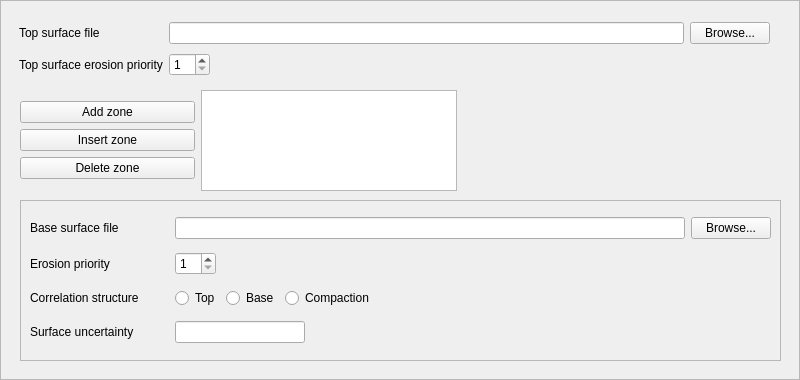
         <widget class="QFrame" name="backgroundMultizoneFrame">
          <property name="sizePolicy">
           <sizepolicy hsizetype="Minimum" vsizetype="Minimum">
            <horstretch>0</horstretch>
            <verstretch>0</verstretch>
           </sizepolicy>
          </property>
          <property name="minimumSize">
           <size>
            <width>800</width>
            <height>380</height>
           </size>
          </property>
          <property name="frameShape">
           <enum>QFrame::StyledPanel</enum>
          </property>
          <property name="frameShadow">
           <enum>QFrame::Raised</enum>
          </property>
          <widget class="QWidget" name="gridLayoutWidget_2">
           <property name="geometry">
            <rect>
             <x>19</x>
             <y>19</y>
             <width>751</width>
             <height>62</height>
            </rect>
           </property>
           <layout class="QGridLayout" name="gridLayout_2">
            <item row="0" column="0">
             <widget class="QLabel" name="topSurfaceFileLabel">
              <property name="toolTip">
               <string>&lt;qt&gt;The time top surface file.</string>
              </property>
              <property name="text">
               <string>Top surface file</string>
              </property>
             </widget>
            </item>
            <item row="0" column="1">
             <widget class="QLineEdit" name="topSurfaceFileLineEdit">
              <property name="toolTip">
               <string>&lt;qt&gt;The time top surface file.</string>
              </property>
             </widget>
            </item>
            <item row="0" column="2">
             <widget class="QPushButton" name="topSurfaceFileBrowsePushButton">
              <property name="toolTip">
               <string>&lt;qt&gt;The time top surface file.</string>
              </property>
              <property name="text">
               <string>Browse...</string>
              </property>
             </widget>
            </item>
            <item row="1" column="0">
             <widget class="QLabel" name="topPriorityLabel">
              <property name="toolTip">
               <string>&lt;!DOCTYPE HTML PUBLIC &quot;-//W3C//DTD HTML 4.0//EN&quot; &quot;http://www.w3.org/TR/REC-html40/strict.dtd&quot;&gt;
&lt;html&gt;&lt;head&gt;&lt;meta name=&quot;qrichtext&quot; content=&quot;1&quot; /&gt;&lt;style type=&quot;text/css&quot;&gt;
p, li { white-space: pre-wrap; }
&lt;/style&gt;&lt;/head&gt;&lt;body style=&quot; font-family:'Sans Serif'; font-size:10pt; font-weight:400; font-style:normal;&quot;&gt;
&lt;p style=&quot; margin-top:0px; margin-bottom:0px; margin-left:0px; margin-right:0px; -qt-block-indent:0; text-indent:0px;&quot;&gt;Erosion priority of the top surface file. The top surface file and all base surface files in the zones need to be given &lt;span style=&quot; text-decoration: underline;&quot;&gt;different&lt;/span&gt; priority.&lt;/p&gt;&lt;/body&gt;&lt;/html&gt;</string>
              </property>
              <property name="text">
               <string>Top surface erosion priority</string>
              </property>
             </widget>
            </item>
            <item row="1" column="1">
             <layout class="QHBoxLayout" name="horizontalLayout_3">
              <item>
               <widget class="QSpinBox" name="topPrioritySpinBox">
                <property name="toolTip">
                 <string>&lt;!DOCTYPE HTML PUBLIC &quot;-//W3C//DTD HTML 4.0//EN&quot; &quot;http://www.w3.org/TR/REC-html40/strict.dtd&quot;&gt;&lt;html&gt;&lt;head&gt;&lt;meta name=&quot;qrichtext&quot; content=&quot;1&quot; /&gt;&lt;style type=&quot;text/css&quot;&gt;
p, li { white-space: pre-wrap; }
&lt;/style&gt;&lt;/head&gt;&lt;body style=&quot; font-family:'Sans Serif'; font-size:10pt; font-weight:400; font-style:normal;&quot;&gt;
&lt;p style=&quot; margin-top:0px; margin-bottom:0px; margin-left:0px; margin-right:0px; -qt-block-indent:0; text-indent:0px;&quot;&gt;Erosion priority of the top surface file. The top surface file and all base surface files in the zones need to be given &lt;span style=&quot; text-decoration: underline;&quot;&gt;different&lt;/span&gt; priority.&lt;/p&gt;&lt;/body&gt;&lt;/html&gt;</string>
                </property>
                <property name="minimum">
                 <number>1</number>
                </property>
               </widget>
              </item>
              <item>
               <spacer name="horizontalSpacer_10">
                <property name="orientation">
                 <enum>Qt::Horizontal</enum>
                </property>
                <property name="sizeType">
                 <enum>QSizePolicy::Minimum</enum>
                </property>
                <property name="sizeHint" stdset="0">
                 <size>
                  <width>190</width>
                  <height>20</height>
                 </size>
                </property>
               </spacer>
              </item>
              <item>
               <spacer name="horizontalSpacer_5">
                <property name="orientation">
                 <enum>Qt::Horizontal</enum>
                </property>
                <property name="sizeHint" stdset="0">
                 <size>
                  <width>190</width>
                  <height>20</height>
                 </size>
                </property>
               </spacer>
              </item>
             </layout>
            </item>
           </layout>
          </widget>
          <widget class="QWidget" name="horizontalLayoutWidget_3">
           <property name="geometry">
            <rect>
             <x>20</x>
             <y>90</y>
             <width>751</width>
             <height>101</height>
            </rect>
           </property>
           <layout class="QHBoxLayout" name="horizontalLayout_4">
            <item>
             <layout class="QVBoxLayout" name="verticalLayout">
              <item>
               <layout class="QGridLayout" name="gridLayout_6">
                <item row="0" column="0">
                 <widget class="QPushButton" name="addZonePushButton">
                  <property name="minimumSize">
                   <size>
                    <width>175</width>
                    <height>0</height>
                   </size>
                  </property>
                  <property name="toolTip">
                   <string>Add a new zone to the multizone background model. The zones have to be given in descending order in the reservoir. The added zone is the zone furthest down in the model/reservoir, and must have a surface uncertainty equal to zero.</string>
                  </property>
                  <property name="text">
                   <string>Add zone</string>
                  </property>
                 </widget>
                </item>
                <item row="2" column="0">
                 <widget class="QPushButton" name="deleteZonePushButton">
                  <property name="toolTip">
                   <string>&lt;qt&gt;Delete a zone in the multizone background model. </string>
                  </property>
                  <property name="text">
                   <string>Delete zone</string>
                  </property>
                 </widget>
                </item>
                <item row="1" column="0">
                 <layout class="QHBoxLayout" name="horizontalLayout_18">
                  <item>
                   <widget class="QPushButton" name="insertZonePushButton">
                    <property name="toolTip">
                     <string>&lt;qt&gt;Insert a new zone in the multizone background model. The zone will be inserted above the currently marked zone. The zones have to be given in descending order in the reservoir. The inserted zone must be placed correctly according to its location.</string>
                    </property>
                    <property name="text">
                     <string>Insert zone</string>
                    </property>
                   </widget>
                  </item>
                 </layout>
                </item>
               </layout>
              </item>
             </layout>
            </item>
            <item>
             <widget class="QListWidget" name="zoneListWidget">
              <property name="sizePolicy">
               <sizepolicy hsizetype="Fixed" vsizetype="Fixed">
                <horstretch>0</horstretch>
                <verstretch>0</verstretch>
               </sizepolicy>
              </property>
              <property name="minimumSize">
               <size>
                <width>0</width>
                <height>0</height>
               </size>
              </property>
              <property name="toolTip">
               <string>List of all zones in the multizone background model. The zone order corresponds to the zone order in the reservoar,</string>
              </property>
             </widget>
            </item>
            <item>
             <layout class="QHBoxLayout" name="horizontalLayout_17">
              <item>
               <spacer name="horizontalSpacer_13">
                <property name="orientation">
                 <enum>Qt::Horizontal</enum>
                </property>
                <property name="sizeHint" stdset="0">
                 <size>
                  <width>12</width>
                  <height>20</height>
                 </size>
                </property>
               </spacer>
              </item>
             </layout>
            </item>
           </layout>
          </widget>
          <widget class="QFrame" name="zoneFrame">
           <property name="geometry">
            <rect>
             <x>20</x>
             <y>200</y>
             <width>761</width>
             <height>161</height>
            </rect>
           </property>
           <property name="frameShape">
            <enum>QFrame::StyledPanel</enum>
           </property>
           <property name="frameShadow">
            <enum>QFrame::Raised</enum>
           </property>
           <widget class="QWidget" name="gridLayoutWidget_3">
            <property name="geometry">
             <rect>
              <x>10</x>
              <y>10</y>
              <width>741</width>
              <height>141</height>
             </rect>
            </property>
            <layout class="QGridLayout" name="gridLayout_4">
             <item row="0" column="0">
              <widget class="QLabel" name="baseSurfaceFileLabel">
               <property name="toolTip">
                <string>&lt;qt&gt;The base surface file of the given zone in the multizone background model.</string>
               </property>
               <property name="text">
                <string>Base surface file</string>
               </property>
              </widget>
             </item>
             <item row="2" column="0">
              <widget class="QLabel" name="correlationStructureLabel">
               <property name="toolTip">
                <string>&lt;qt&gt;The correlation structure of the given zone.</string>
               </property>
               <property name="text">
                <string>Correlation structure</string>
               </property>
              </widget>
             </item>
             <item row="3" column="0">
              <widget class="QLabel" name="surfaceUncertaintyLabel">
               <property name="toolTip">
                <string>&lt;qt&gt; Beta distributed uncertainty for the base surface of the given zone. Needs to be zero for the surface in the last zone, which is the zone furthest down in the reservoir.</string>
               </property>
               <property name="text">
                <string>Surface uncertainty</string>
               </property>
              </widget>
             </item>
             <item row="0" column="2">
              <widget class="QLineEdit" name="baseSurfaceFileLineEdit">
               <property name="toolTip">
                <string>&lt;qt&gt;The base surface file of the given zone in the multizone background model.</string>
               </property>
              </widget>
             </item>
             <item row="0" column="3">
              <widget class="QPushButton" name="baseSurfaceFileBrowsePushButton">
               <property name="toolTip">
                <string>&lt;qt&gt;The base surface file of the given zone in the multizone background model.</string>
               </property>
               <property name="text">
                <string>Browse...</string>
               </property>
              </widget>
             </item>
             <item row="2" column="2">
              <layout class="QHBoxLayout" name="horizontalLayout_5">
               <item>
                <widget class="QRadioButton" name="topCorrelationRadioButton">
                 <property name="toolTip">
                  <string>&lt;qt&gt;Top correlation structure.</string>
                 </property>
                 <property name="text">
                  <string>Top</string>
                 </property>
                </widget>
               </item>
               <item>
                <widget class="QRadioButton" name="baseCorrelationRadioButton">
                 <property name="toolTip">
                  <string>&lt;qt&gt;Base correlation structure.</string>
                 </property>
                 <property name="text">
                  <string>Base</string>
                 </property>
                </widget>
               </item>
               <item>
                <widget class="QRadioButton" name="compactionCorrelationRadioButton">
                 <property name="toolTip">
                  <string>&lt;qt&gt;Compaction correlation structure.</string>
                 </property>
                 <property name="text">
                  <string>Compaction</string>
                 </property>
                </widget>
               </item>
               <item>
                <spacer name="horizontalSpacer_7">
                 <property name="orientation">
                  <enum>Qt::Horizontal</enum>
                 </property>
                 <property name="sizeHint" stdset="0">
                  <size>
                   <width>40</width>
                   <height>20</height>
                  </size>
                 </property>
                </spacer>
               </item>
              </layout>
             </item>
             <item row="3" column="2">
              <layout class="QHBoxLayout" name="horizontalLayout_6">
               <item>
                <widget class="QLineEdit" name="surfaceUncertaintyLineEdit">
                 <property name="toolTip">
                  <string>&lt;qt&gt; Beta distributed uncertainty for the base surface of the given zone. Needs to be zero for the surface in the last zone, which is the zone furthest down in the reservoir.</string>
                 </property>
                </widget>
               </item>
               <item>
                <spacer name="horizontalSpacer_8">
                 <property name="orientation">
                  <enum>Qt::Horizontal</enum>
                 </property>
                 <property name="sizeType">
                  <enum>QSizePolicy::Minimum</enum>
                 </property>
                 <property name="sizeHint" stdset="0">
                  <size>
                   <width>190</width>
                   <height>20</height>
                  </size>
                 </property>
                </spacer>
               </item>
               <item>
                <spacer name="horizontalSpacer_12">
                 <property name="orientation">
                  <enum>Qt::Horizontal</enum>
                 </property>
                 <property name="sizeType">
                  <enum>QSizePolicy::Minimum</enum>
                 </property>
                 <property name="sizeHint" stdset="0">
                  <size>
                   <width>190</width>
                   <height>20</height>
                  </size>
                 </property>
                </spacer>
               </item>
              </layout>
             </item>
             <item row="1" column="2">
              <layout class="QHBoxLayout" name="horizontalLayout_15">
               <item>
                <widget class="QSpinBox" name="basePrioritySpinBox">
                 <property name="toolTip">
                  <string>&lt;qt&gt;Erosion priority of the base surface file of the given zone. The top surface file and all base surface files in the zones need to be given different priority.</string>
                 </property>
                 <property name="minimum">
                  <number>1</number>
                 </property>
                </widget>
               </item>
               <item>
                <spacer name="horizontalSpacer_11">
                 <property name="orientation">
                  <enum>Qt::Horizontal</enum>
                 </property>
                 <property name="sizeType">
                  <enum>QSizePolicy::Expanding</enum>
                 </property>
                 <property name="sizeHint" stdset="0">
                  <size>
                   <width>190</width>
                   <height>20</height>
                  </size>
                 </property>
                </spacer>
               </item>
               <item>
                <spacer name="horizontalSpacer_9">
                 <property name="orientation">
                  <enum>Qt::Horizontal</enum>
                 </property>
                 <property name="sizeType">
                  <enum>QSizePolicy::Minimum</enum>
                 </property>
                 <property name="sizeHint" stdset="0">
                  <size>
                   <width>190</width>
                   <height>20</height>
                  </size>
                 </property>
                </spacer>
               </item>
              </layout>
             </item>
             <item row="1" column="0">
              <widget class="QLabel" name="basePriorityLabel">
               <property name="toolTip">
                <string>&lt;qt&gt;Erosion priority of the base surface file of the given zone. The top surface file and all base surface files in the zones need to be given different priority.</string>
               </property>
               <property name="text">
                <string>Erosion priority</string>
               </property>
              </widget>
             </item>
             <item row="0" column="1">
              <spacer name="horizontalSpacer_6">
               <property name="orientation">
                <enum>Qt::Horizontal</enum>
               </property>
               <property name="sizeType">
                <enum>QSizePolicy::Minimum</enum>
               </property>
               <property name="sizeHint" stdset="0">
                <size>
                 <width>30</width>
                 <height>20</height>
                </size>
               </property>
              </spacer>
             </item>
            </layout>
           </widget>
          </widget>
         </widget>
